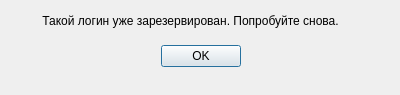
<?xml version="1.0" encoding="UTF-8"?>
<ui version="4.0">
 <class>login_reserved_dialog</class>
 <widget class="QDialog" name="login_reserved_dialog">
  <property name="geometry">
   <rect>
    <x>0</x>
    <y>0</y>
    <width>400</width>
    <height>95</height>
   </rect>
  </property>
  <property name="windowTitle">
   <string>Dialog</string>
  </property>
  <widget class="QDialogButtonBox" name="OK_btn">
   <property name="geometry">
    <rect>
     <x>30</x>
     <y>40</y>
     <width>341</width>
     <height>32</height>
    </rect>
   </property>
   <property name="orientation">
    <enum>Qt::Horizontal</enum>
   </property>
   <property name="standardButtons">
    <set>QDialogButtonBox::Ok</set>
   </property>
   <property name="centerButtons">
    <bool>true</bool>
   </property>
  </widget>
  <widget class="QLabel" name="dialog_label">
   <property name="geometry">
    <rect>
     <x>10</x>
     <y>0</y>
     <width>361</width>
     <height>41</height>
    </rect>
   </property>
   <property name="font">
    <font>
     <family>Tahoma</family>
     <pointsize>9</pointsize>
    </font>
   </property>
   <property name="text">
    <string>Такой логин уже зарезервирован. Попробуйте снова.</string>
   </property>
   <property name="alignment">
    <set>Qt::AlignCenter</set>
   </property>
  </widget>
 </widget>
 <resources/>
 <connections>
  <connection>
   <sender>OK_btn</sender>
   <signal>accepted()</signal>
   <receiver>login_reserved_dialog</receiver>
   <slot>accept()</slot>
   <hints>
    <hint type="sourcelabel">
     <x>248</x>
     <y>254</y>
    </hint>
    <hint type="destinationlabel">
     <x>157</x>
     <y>274</y>
    </hint>
   </hints>
  </connection>
  <connection>
   <sender>OK_btn</sender>
   <signal>rejected()</signal>
   <receiver>login_reserved_dialog</receiver>
   <slot>reject()</slot>
   <hints>
    <hint type="sourcelabel">
     <x>316</x>
     <y>260</y>
    </hint>
    <hint type="destinationlabel">
     <x>286</x>
     <y>274</y>
    </hint>
   </hints>
  </connection>
 </connections>
</ui>
